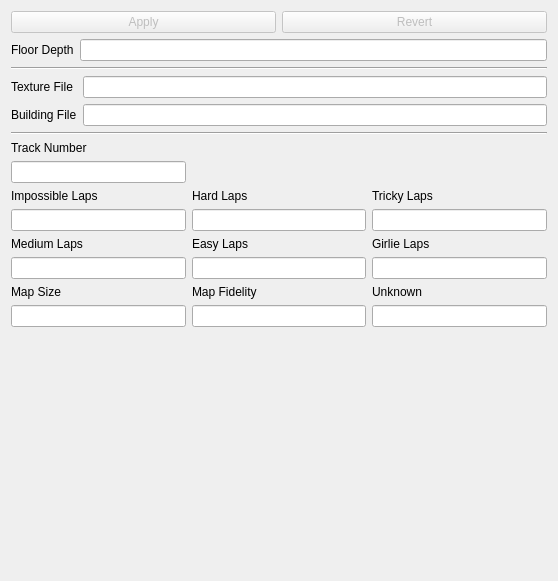
<?xml version="1.0" encoding="UTF-8"?>
<ui version="4.0">
 <class>GlobalTrackSettings</class>
 <widget class="QWidget" name="GlobalTrackSettings">
  <property name="geometry">
   <rect>
    <x>0</x>
    <y>0</y>
    <width>558</width>
    <height>581</height>
   </rect>
  </property>
  <property name="windowTitle">
   <string>Form</string>
  </property>
  <layout class="QVBoxLayout" name="verticalLayout">
   <item>
    <layout class="QHBoxLayout" name="horizontalLayout_14">
     <item>
      <widget class="QPushButton" name="pbApplyInfo">
       <property name="enabled">
        <bool>false</bool>
       </property>
       <property name="text">
        <string>Apply</string>
       </property>
      </widget>
     </item>
     <item>
      <widget class="QPushButton" name="pbRevertInfo">
       <property name="enabled">
        <bool>false</bool>
       </property>
       <property name="text">
        <string>Revert</string>
       </property>
      </widget>
     </item>
    </layout>
   </item>
   <item>
    <layout class="QHBoxLayout" name="horizontalLayout_21">
     <item>
      <widget class="QLabel" name="label_2">
       <property name="text">
        <string>Floor Depth</string>
       </property>
      </widget>
     </item>
     <item>
      <widget class="QLineEdit" name="leFloorDepth"/>
     </item>
    </layout>
   </item>
   <item>
    <widget class="Line" name="line_6">
     <property name="orientation">
      <enum>Qt::Horizontal</enum>
     </property>
    </widget>
   </item>
   <item>
    <layout class="QGridLayout" name="gridLayout_7">
     <item row="0" column="0">
      <widget class="QLabel" name="lblTex">
       <property name="text">
        <string>Texture File</string>
       </property>
      </widget>
     </item>
     <item row="1" column="0">
      <widget class="QLabel" name="lblBld">
       <property name="text">
        <string>Building File</string>
       </property>
      </widget>
     </item>
     <item row="0" column="2">
      <widget class="QLineEdit" name="leTex"/>
     </item>
     <item row="1" column="2">
      <widget class="QLineEdit" name="leBld"/>
     </item>
    </layout>
   </item>
   <item>
    <widget class="Line" name="line_7">
     <property name="orientation">
      <enum>Qt::Horizontal</enum>
     </property>
    </widget>
   </item>
   <item>
    <layout class="QGridLayout" name="gridLayout_5">
     <item row="5" column="2">
      <widget class="QLineEdit" name="leGirlieLaps"/>
     </item>
     <item row="4" column="1">
      <widget class="QLabel" name="lblEasyLaps">
       <property name="text">
        <string>Easy Laps</string>
       </property>
      </widget>
     </item>
     <item row="2" column="2">
      <widget class="QLabel" name="lblTrickyLaps">
       <property name="text">
        <string>Tricky Laps</string>
       </property>
      </widget>
     </item>
     <item row="7" column="1">
      <widget class="QLineEdit" name="leMapFidelity">
       <property name="toolTip">
        <string>smaller is more accurate</string>
       </property>
      </widget>
     </item>
     <item row="0" column="0">
      <widget class="QLabel" name="lblTrackNum">
       <property name="text">
        <string>Track Number</string>
       </property>
      </widget>
     </item>
     <item row="6" column="1">
      <widget class="QLabel" name="lblMapFidelity">
       <property name="toolTip">
        <string>smaller is more accurate</string>
       </property>
       <property name="text">
        <string>Map Fidelity</string>
       </property>
      </widget>
     </item>
     <item row="3" column="0">
      <widget class="QLineEdit" name="leImpossibleLaps"/>
     </item>
     <item row="6" column="0">
      <widget class="QLabel" name="lblMapSize">
       <property name="toolTip">
        <string>smaller is larger</string>
       </property>
       <property name="text">
        <string>Map Size</string>
       </property>
      </widget>
     </item>
     <item row="7" column="0">
      <widget class="QLineEdit" name="leMapSize">
       <property name="toolTip">
        <string>smaller is larger</string>
       </property>
      </widget>
     </item>
     <item row="5" column="0">
      <widget class="QLineEdit" name="leMediumLaps"/>
     </item>
     <item row="1" column="0">
      <widget class="QLineEdit" name="leTrackNum"/>
     </item>
     <item row="2" column="0">
      <widget class="QLabel" name="lblImpossibleLaps">
       <property name="text">
        <string>Impossible Laps</string>
       </property>
      </widget>
     </item>
     <item row="4" column="2">
      <widget class="QLabel" name="lblGirlieLaps">
       <property name="text">
        <string>Girlie Laps</string>
       </property>
      </widget>
     </item>
     <item row="4" column="0">
      <widget class="QLabel" name="lblMediumLaps">
       <property name="text">
        <string>Medium Laps</string>
       </property>
      </widget>
     </item>
     <item row="2" column="1">
      <widget class="QLabel" name="lblHardLaps">
       <property name="text">
        <string>Hard Laps</string>
       </property>
      </widget>
     </item>
     <item row="5" column="1">
      <widget class="QLineEdit" name="leEasyLaps"/>
     </item>
     <item row="7" column="2">
      <widget class="QLineEdit" name="leInfoUnknown"/>
     </item>
     <item row="6" column="2">
      <widget class="QLabel" name="lblInfoUnknown">
       <property name="text">
        <string>Unknown</string>
       </property>
      </widget>
     </item>
     <item row="3" column="2">
      <widget class="QLineEdit" name="leTrickyLaps"/>
     </item>
     <item row="3" column="1">
      <widget class="QLineEdit" name="leHardLaps"/>
     </item>
    </layout>
   </item>
   <item>
    <spacer name="verticalSpacer_4">
     <property name="orientation">
      <enum>Qt::Vertical</enum>
     </property>
     <property name="sizeHint" stdset="0">
      <size>
       <width>20</width>
       <height>316</height>
      </size>
     </property>
    </spacer>
   </item>
  </layout>
 </widget>
 <resources/>
 <connections/>
</ui>
